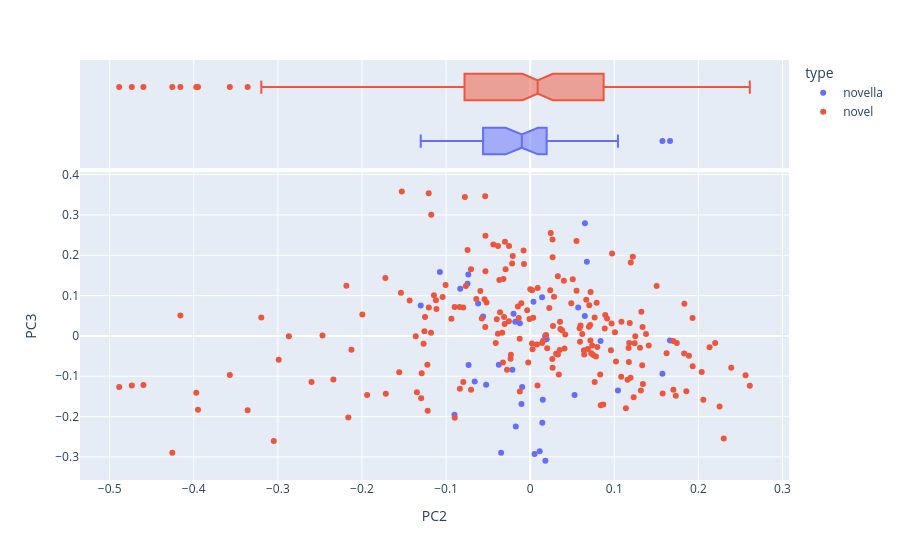

Here is the notebook cell this chart was saved with:
### Code cell
vis_pcs(DCM, 2, 3, label='type')

### Figure 1 — Plotly figure (JSON) as saved in the notebook; plotly's stock layout.template omitted (floating-point values rounded to 4 significant figures; data arrays with more than 128 entries replaced by an {"elided": "..."} marker saying what was removed)
{"data": [{"hovertemplate": "<b>%{hovertext}</b><br><br>type=novella<br>PC2=%{x}<br>PC3=%{y}<extra></extra>", "hovertext": ["NOTES FROM THE UNDERGROUND", "NOTES FROM THE UNDERGROUND", "NOTES FROM THE UNDERGROUND", "NOTES FROM THE UNDERGROUND", "NOTES FROM THE UNDERGROUND", "NOTES FROM THE UNDERGROUND", "NOTES FROM THE UNDERGROUND", "NOTES FROM THE UNDERGROUND", "NOTES FROM THE UNDERGROUND", "NOTES FROM THE UNDERGROUND", "NOTES FROM THE UNDERGROUND", "NOTES FROM THE UNDERGROUND", "NOTES FROM THE UNDERGROUND", "NOTES FROM THE UNDERGROUND", "NOTES FROM THE UNDERGROUND", "NOTES FROM THE UNDERGROUND", "NOTES FROM THE UNDERGROUND", "NOTES FROM THE UNDERGROUND", "NOTES FROM THE UNDERGROUND", "NOTES FROM THE UNDERGROUND", "NOTES FROM THE UNDERGROUND", "THE GAMBLER", "THE GAMBLER", "THE GAMBLER", "THE GAMBLER", "THE GAMBLER", "THE GAMBLER", "THE GAMBLER", "THE GAMBLER", "THE GAMBLER", "THE GAMBLER", "THE GAMBLER", "THE GAMBLER", "THE GAMBLER", "THE GAMBLER", "THE GAMBLER", "THE GAMBLER", "THE GAMBLER"], "legendgroup": "novella", "marker": {"color": "#636efa", "symbol": "circle"}, "mode": "markers", "name": "novella", "orientation": "v", "showlegend": true, "type": "scatter", "x": [-0.01777, -0.08317, -0.06189, 0.05709, -0.07361, 0.003895, -0.1301, -0.07447, -0.1074, -0.01977, -0.05601, -0.01227, 0.01417, 0.06499, 0.1572, 0.1663, 0.0651, 0.06741, 0.01959, 0.08367, 0.01777, 0.01498, -0.01036, -0.02111, -0.009543, -0.07324, 0.05277, -0.03731, -0.05237, 0.1043, 0.005194, -0.01713, 0.01803, 0.01443, -0.03453, 0.01131, -0.09002, -0.06598], "xaxis": "x", "y": [0.03485, 0.1168, 0.08031, 0.07036, 0.1525, 0.08447, 0.07561, 0.1294, 0.1583, 0.05504, 0.04809, 0.03142, 0.09597, 0.04942, -0.09399, -0.01142, 0.2796, 0.1839, -0.008142, -0.01247, -0.0002804, -0.1585, -0.169, -0.08393, -0.1265, -0.07207, -0.1462, -0.07162, -0.1212, -0.1355, -0.2928, -0.2246, -0.3098, -0.215, -0.2899, -0.2861, -0.1957, -0.1133], "yaxis": "y"}, {"alignmentgroup": "True", "hovertemplate": "<b>%{hovertext}</b><br><br>type=novella<br>PC2=%{x}<extra></extra>", "hovertext": ["NOTES FROM THE UNDERGROUND", "NOTES FROM THE UNDERGROUND", "NOTES FROM THE UNDERGROUND", "NOTES FROM THE UNDERGROUND", "NOTES FROM THE UNDERGROUND", "NOTES FROM THE UNDERGROUND", "NOTES FROM THE UNDERGROUND", "NOTES FROM THE UNDERGROUND", "NOTES FROM THE UNDERGROUND", "NOTES FROM THE UNDERGROUND", "NOTES FROM THE UNDERGROUND", "NOTES FROM THE UNDERGROUND", "NOTES FROM THE UNDERGROUND", "NOTES FROM THE UNDERGROUND", "NOTES FROM THE UNDERGROUND", "NOTES FROM THE UNDERGROUND", "NOTES FROM THE UNDERGROUND", "NOTES FROM THE UNDERGROUND", "NOTES FROM THE UNDERGROUND", "NOTES FROM THE UNDERGROUND", "NOTES FROM THE UNDERGROUND", "THE GAMBLER", "THE GAMBLER", "THE GAMBLER", "THE GAMBLER", "THE GAMBLER", "THE GAMBLER", "THE GAMBLER", "THE GAMBLER", "THE GAMBLER", "THE GAMBLER", "THE GAMBLER", "THE GAMBLER", "THE GAMBLER", "THE GAMBLER", "THE GAMBLER", "THE GAMBLER", "THE GAMBLER"], "legendgroup": "novella", "marker": {"color": "#636efa", "symbol": "circle"}, "name": "novella", "notched": true, "offsetgroup": "novella", "showlegend": false, "type": "box", "x": [-0.01777, -0.08317, -0.06189, 0.05709, -0.07361, 0.003895, -0.1301, -0.07447, -0.1074, -0.01977, -0.05601, -0.01227, 0.01417, 0.06499, 0.1572, 0.1663, 0.0651, 0.06741, 0.01959, 0.08367, 0.01777, 0.01498, -0.01036, -0.02111, -0.009543, -0.07324, 0.05277, -0.03731, -0.05237, 0.1043, 0.005194, -0.01713, 0.01803, 0.01443, -0.03453, 0.01131, -0.09002, -0.06598], "xaxis": "x2", "yaxis": "y2"}, {"hovertemplate": "<b>%{hovertext}</b><br><br>type=novel<br>PC2=%{x}<br>PC3=%{y}<extra></extra>", "hovertext": {"elided": "209 str values"}, "legendgroup": "novel", "marker": {"color": "#EF553B", "symbol": "circle"}, "mode": "markers", "name": "novel", "orientation": "v", "showlegend": true, "type": "scatter", "x": {"elided": "209 float values"}, "xaxis": "x", "y": {"elided": "209 float values"}, "yaxis": "y"}, {"alignmentgroup": "True", "hovertemplate": "<b>%{hovertext}</b><br><br>type=novel<br>PC2=%{x}<extra></extra>", "hovertext": {"elided": "209 str values"}, "legendgroup": "novel", "marker": {"color": "#EF553B", "symbol": "circle"}, "name": "novel", "notched": true, "offsetgroup": "novel", "showlegend": false, "type": "box", "x": {"elided": "209 float values"}, "xaxis": "x2", "yaxis": "y2"}], "layout": {"autosize": true, "legend": {"title": {"text": "type"}, "tracegroupgap": 0}, "margin": {"t": 60}, "xaxis": {"anchor": "y", "autorange": true, "domain": [0, 1], "range": [-0.5336, 0.3061], "title": {"text": "PC2"}, "type": "linear"}, "xaxis2": {"anchor": "y2", "autorange": true, "domain": [0, 1], "matches": "x", "range": [-0.5336, 0.3061], "showgrid": true, "showticklabels": false, "type": "linear"}, "yaxis": {"anchor": "x", "autorange": true, "domain": [0, 0.7326], "range": [-0.3534, 0.4019], "title": {"text": "PC3"}, "type": "linear"}, "yaxis2": {"anchor": "x2", "autorange": true, "domain": [0.7426, 1], "matches": "y2", "range": [-0.5, 1.5], "showgrid": false, "showline": false, "showticklabels": false, "ticks": "", "type": "category"}}}
